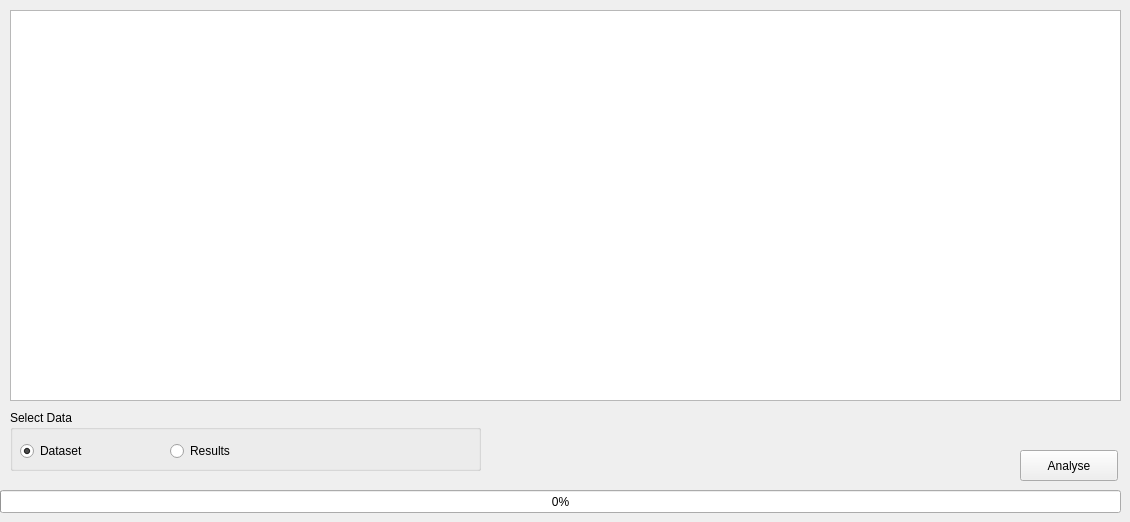
         <widget class="QWidget" name="v_analysis">
          <attribute name="title">
           <string>Analysis</string>
          </attribute>
          <widget class="QColumnView" name="v_analysis_statistics">
           <property name="geometry">
            <rect>
             <x>10</x>
             <y>10</y>
             <width>1111</width>
             <height>391</height>
            </rect>
           </property>
          </widget>
          <widget class="QPushButton" name="v_analysis_analyse">
           <property name="geometry">
            <rect>
             <x>1020</x>
             <y>450</y>
             <width>98</width>
             <height>31</height>
            </rect>
           </property>
           <property name="text">
            <string>Analyse</string>
           </property>
          </widget>
          <widget class="QProgressBar" name="v_progress_Analysis">
           <property name="geometry">
            <rect>
             <x>0</x>
             <y>490</y>
             <width>1121</width>
             <height>23</height>
            </rect>
           </property>
           <property name="value">
            <number>0</number>
           </property>
          </widget>
          <widget class="QGroupBox" name="v_analysis_selectdata">
           <property name="geometry">
            <rect>
             <x>10</x>
             <y>410</y>
             <width>471</width>
             <height>61</height>
            </rect>
           </property>
           <property name="title">
            <string>Select Data</string>
           </property>
           <widget class="QRadioButton" name="v_analysis_dataset">
            <property name="geometry">
             <rect>
              <x>10</x>
              <y>30</y>
              <width>117</width>
              <height>22</height>
             </rect>
            </property>
            <property name="text">
             <string>Dataset</string>
            </property>
            <property name="checked">
             <bool>true</bool>
            </property>
           </widget>
           <widget class="QRadioButton" name="v_analysis_results">
            <property name="geometry">
             <rect>
              <x>160</x>
              <y>30</y>
              <width>117</width>
              <height>22</height>
             </rect>
            </property>
            <property name="text">
             <string>Results</string>
            </property>
           </widget>
          </widget>
         </widget>
